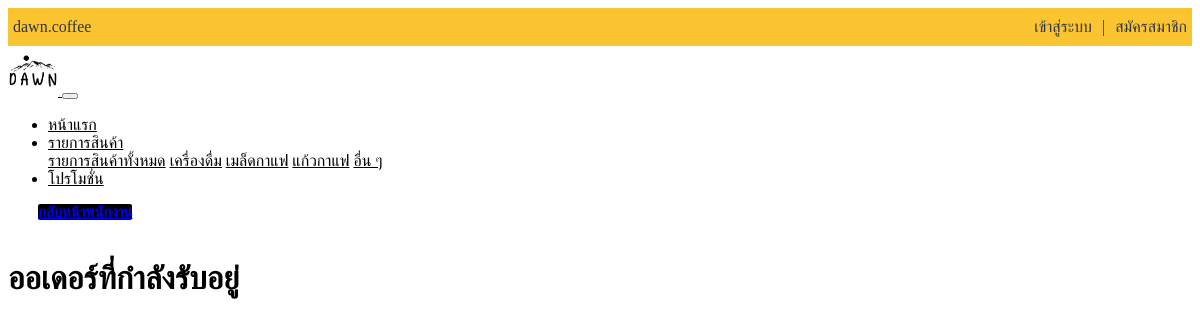
/delivery/delivery_yourapp.php, run on an earlier commit of the app's database.
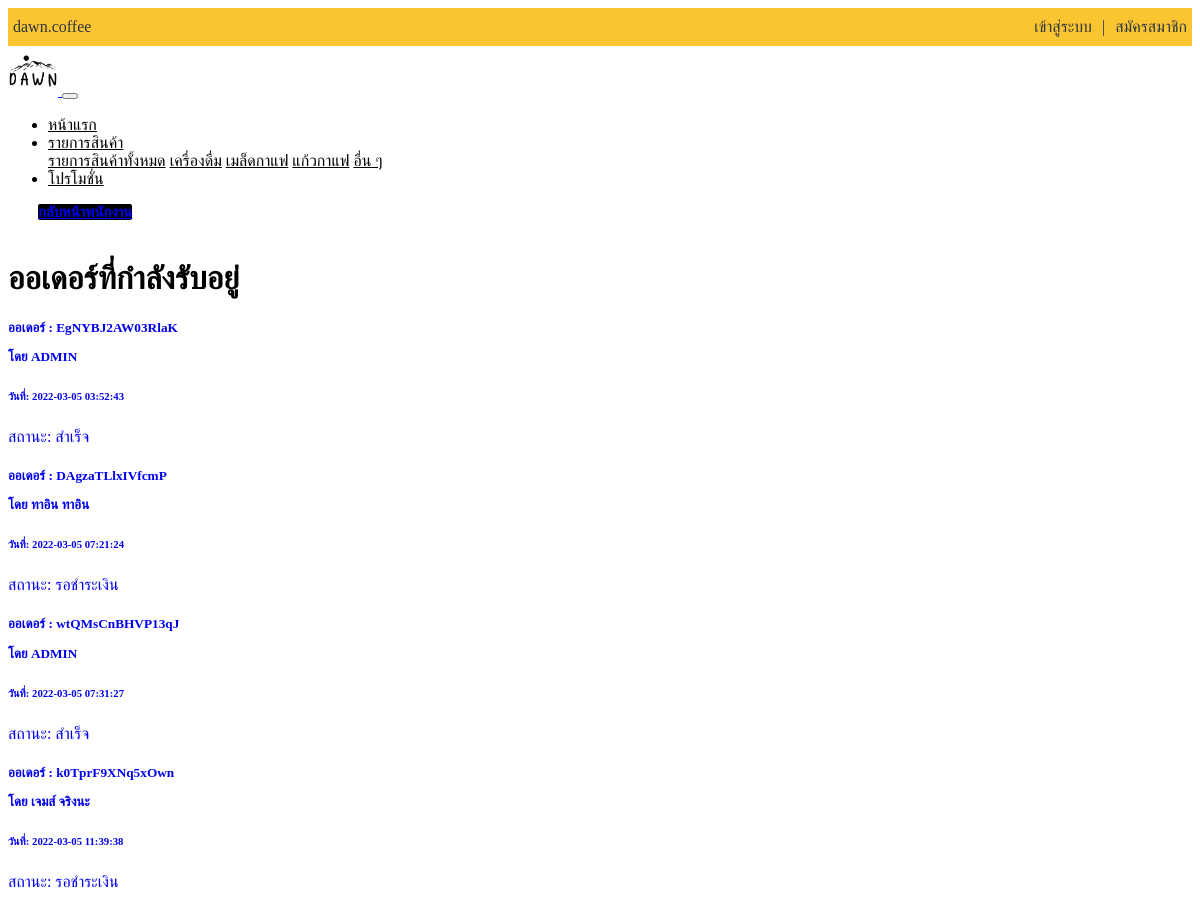
And on a later commit of the database.
### tables this page shows
CREATE TABLE `orders` (
  `order_id` int(5) NOT NULL,
  `order_date` datetime NOT NULL,
  `order_name` text NOT NULL,
  `order_address` text NOT NULL,
  `order_email` text NOT NULL,
  `order_tal` text NOT NULL,
  `order_key` text NOT NULL,
  `status` text NOT NULL,
  `order_track` text NOT NULL,
  `order_shiping` text NOT NULL,
  `order_rider` text NOT NULL,
  `order_rider_id` int(5) NOT NULL
);

### delivery/delivery_yourapp.php (the view, shortened to what this page needs)
<?php
include_once('include/navbar.php');
$check_admin = isset($_SESSION['auth-status']) ? $_SESSION['auth-status'] : '';
if($check_admin != 'member' ){
?>
<div class="container">
<a href="?page=delivery" class="btn btn-primary btn-block btn-back">กลับหน้าพนักงาน</a><br>
<br>
<h1 class="text-center"> ออเดอร์ที่กำลังรับอยู่ </h1>
<?php
    include_once('config.inc.php');
    $result = mysqli_query($conn,"SELECT * FROM orders  WHERE  order_rider_id = '".$_SESSION["auth-id"]."' ");
    while($row = mysqli_fetch_array($result)){
        if ($row["status"] != 'สำเร็จแล้ว') {
        echo '
        <a href="?page=showjob2&&OrderID='.$row["order_id"].'" class="text-dark" style="text-decoration:none">
            <div class="card mx-auto" style="">
            <div class="card-body">
                <h5 class="card-title">ออเดอร์ : '.$row["order_key"].' <p> โดย '.$row["order_name"].'</p> </h5>
                <h6 class="card-subtitle mb-2 text-muted">วันที่: '.$row["order_date"].'</h6>
                <p class="card-text">สถานะ: '.$row["status"].'</p>
            </div>
            </div>
        </a> ';
        }
    }
    ?>
    </div>
<?php }else {
    header('Location: ?page=home');
}?>

What changed in the data, as far as the page shows it:
added orders: order_key "EgNYBJ2AW03RlaK", order_name "ADMIN", order_date "2022-03-05 03:52:43", status "สำเร็จ"
added orders: order_key "DAgzaTLlxIVfcmP", order_name "ทาอิน ทาอิน", order_date "2022-03-05 07:21:24", status "รอชำระเงิน"
added orders: order_key "wtQMsCnBHVP13qJ", order_name "ADMIN", order_date "2022-03-05 07:31:27", status "สำเร็จ"
added orders: order_key "k0TprF9XNq5xOwn", order_name "เจมส์ จริงนะ", order_date "2022-03-05 11:39:38", status "รอชำระเงิน"
